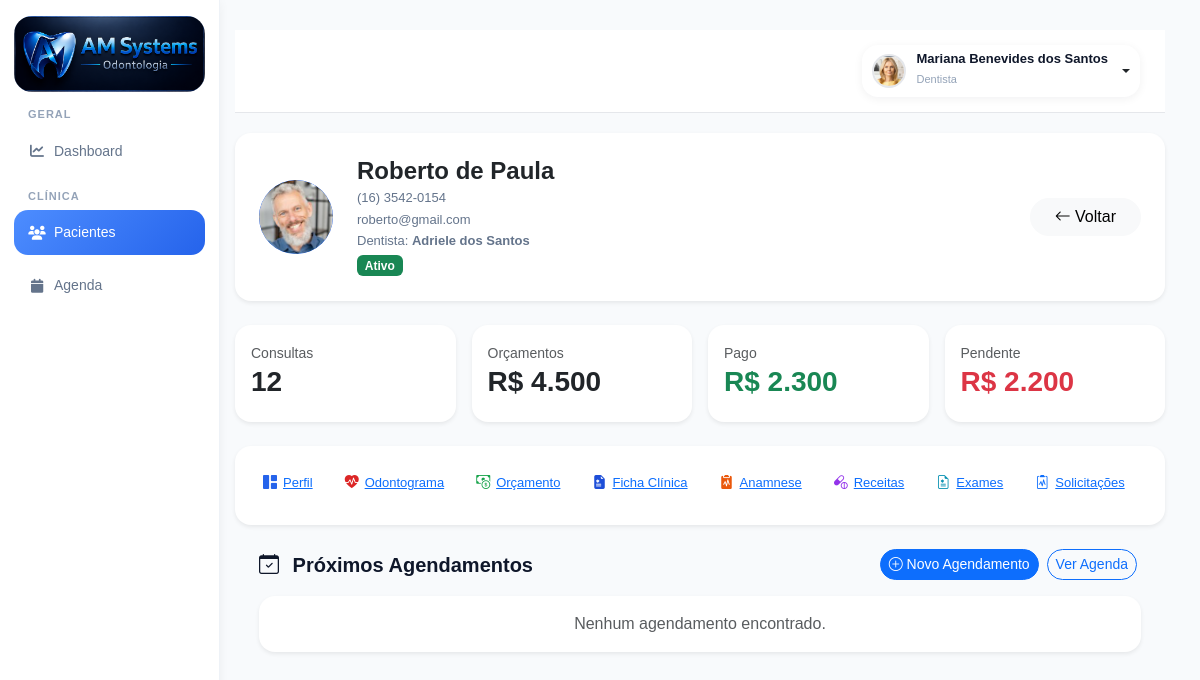
The app's page /pacientes/12/ (signed in), older data.
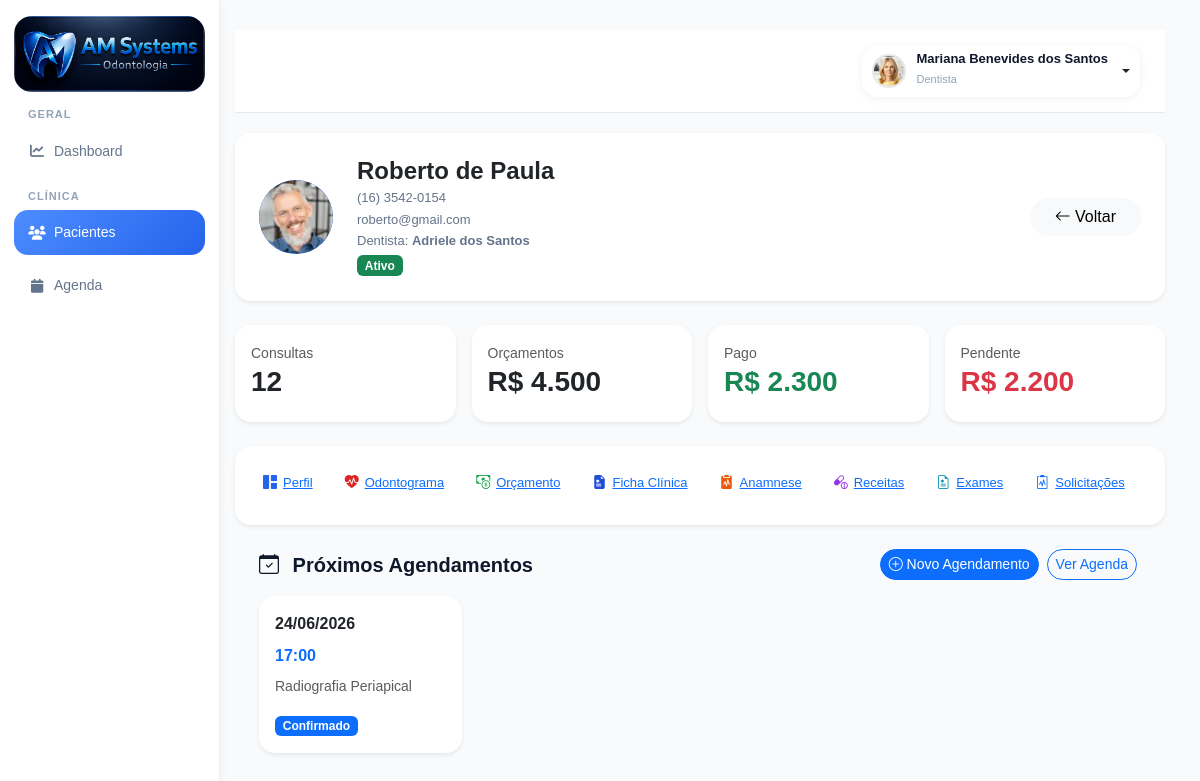
The same page, newer data.
### agenda/models.py (models this page shows, shortened)
class Agendamento(models.Model):
    STATUS_CHOICES = (
        ('agendado', 'Agendado'),
        ('confirmado', 'Confirmado'),
        ('atendimento', 'Em Atendimento'),
        ('finalizado', 'Finalizado'),
        ('faltou', 'Faltou'),
        ('cancelado', 'Cancelado'),
    )
    paciente = models.ForeignKey(
        Paciente,
        on_delete=models.CASCADE,
        related_name='agendamentos'
    )
    profissional = models.ForeignKey(
        Profissional,
        on_delete=models.PROTECT,
        related_name='agendamentos'
    )
    procedimento = models.ForeignKey(
        Procedimento,
        on_delete=models.SET_NULL,
        null=True,
        blank=True
    )
    data = models.DateField()
    hora_inicio = models.TimeField()
    duracao = models.IntegerField(
        default=60,
        help_text='Duração em minutos'
    )
    observacoes = models.TextField(
        blank=True
    )
    status = models.CharField(
        max_length=20,
        choices=STATUS_CHOICES,
        default='agendado'
    )
    criado_em = models.DateTimeField(
        auto_now_add=True
    )
    atualizado_em = models.DateTimeField(
        auto_now=True
    )
    class Meta:
        ordering = [
            'data',
            'hora_inicio'
        ]
        verbose_name = 'Agendamento'
        verbose_name_plural = 'Agendamentos'

### accounts/models.py (models this page shows)
class Procedimento(models.Model):
    CATEGORIAS = [
        ('diagnostico', 'Diagnóstico'),
        ('dentistica', 'Dentística'),
        ('endodontia', 'Endodontia'),
        ('periodontia', 'Periodontia'),
        ('cirurgia', 'Cirurgia'),
        ('protese', 'Prótese'),
        ('implantodontia', 'Implantodontia'),
        ('ortodontia', 'Ortodontia'),
        ('geral', 'Geral')
    ]
    TIPOS = [
        ('dente', 'Por Dente'),
        ('hemiarcada', 'Hemi-Arcada'),
        ('geral', 'Geral'),
        ('cirurgia', 'Cirurgia')
    ]
    POSICOES = [
        ('coroa', 'Coroa'),
        ('raiz', 'Raiz'),
        ('oclusal', 'Oclusal'),
        ('vestibular', 'Vestibular'),
        ('lingual', 'Lingual'),
        ('centro', 'Centro')
    ]
    STATUS = [
        ('realizar', 'A Realizar'),
        ('andamento', 'Em Andamento'),
        ('realizado', 'Realizado'),
        ('cancelado', 'Cancelado'),
        ('reavaliar', 'Reavaliar')
    ]
    nome = models.CharField(
        max_length=255
    )
    categoria = models.CharField(
        max_length=100,
        choices=CATEGORIAS,
        default='geral'
    )
    tipo = models.CharField(
        max_length=50,
        choices=TIPOS,
        default='dente'
    )
    status = models.CharField(
        max_length=30,
        choices=STATUS,
        default='realizar'
    )
    icone = models.CharField(
        max_length=100,
        blank=True,
        null=True
    )
    arquivo_icone = models.CharField(
        max_length=255,
        blank=True,
        null=True
    )
    posicao_icone = models.CharField(
        max_length=30,
        choices=POSICOES,
        default='centro'
    )
    valor_particular = models.DecimalField(
        max_digits=10,
        decimal_places=2,
        default=0
    )
    valor_convenio = models.DecimalField(
        max_digits=10,
        decimal_places=2,
        default=0
    )
    tempo_estimado = models.IntegerField(
        default=60,
        help_text='Tempo em minutos'
    )
    custo_clinico = models.DecimalField(
        max_digits=10,
        decimal_places=2,
        default=0
    )
    ativo = models.BooleanField(
        default=True
    )
    ordem = models.IntegerField(
        default=0
    )
    criado_em = models.DateTimeField(
        auto_now_add=True
    )
    class Meta:
        ordering = ['categoria', 'ordem', 'nome']
        verbose_name = 'Procedimento'
        verbose_name_plural = 'Procedimentos'
    def __str__(self):
        return self.nome

### accounts/views.py (the view)
@login_required(login_url='/')
def perfil_paciente(request, id):
    paciente = get_object_or_404(
        Paciente,
        id=id
    )
    agendamentos = list(
        paciente.agendamentos.filter(
            status__in=[
                'agendado',
                'confirmado',
                'atendimento'
            ]
        ).order_by(
            '-data',
            '-hora_inicio'
        )[:4]
    )
    agendamentos.reverse()
    return render(
        request,
        'accounts/perfil.html',
        {
            'paciente': paciente,
            'agendamentos': agendamentos,
        }
    )

### accounts/templates/accounts/perfil.html (shortened to what the changed rows need)
{% extends 'accounts/base.html' %}
{% load static %}
{% block content %}
<div class="card border-0 shadow-sm rounded-4 mb-4">
    <div class="card-body p-4">
        <div class="d-flex justify-content-between align-items-center flex-wrap">
            <div class="d-flex align-items-center">
                <div>
                    <h2 style="
                                    font-size:24px;
                                    font-weight:700;
                                    margin-bottom:2px;
                                    line-height:1.2;
                                ">
                        {{ paciente.nome }}
                    </h2>
                </div>
            </div>
        </div>
    </div>
</div>
<div class="px-4 mb-4">
    <div class="row g-4 justify-content-between">
        {% for agendamento in agendamentos %}
        <div class="col-xl-3 col-lg-3 col-md-6">
            <div class="card border-0 shadow-sm rounded-4 h-100">
                <div class="card-body">
                    <div class="fw-bold mb-2">
                        {{ agendamento.data|date:"d/m/Y" }}
                    </div>
                    <div class="text-primary fw-semibold mb-2">
                        {{ agendamento.hora_inicio|time:"H:i" }}
                    </div>
                    <div class="small text-muted mb-3">
                        {{ agendamento.procedimento }}
                    </div>
                    <span class="badge bg-primary">
                        {{ agendamento.get_status_display }}
                    </span>
                </div>
            </div>
        </div>
        {% empty %}
        <div class="col-12">
            <div class="card border-0 shadow-sm rounded-4">
                <div class="card-body text-center text-muted">
                    Nenhum agendamento encontrado.
                </div>
            </div>
        </div>
        {% endfor %}
    </div>
</div>
</div>
{% endblock %}

Row changes from the older to the newer data that the page shows:
added Agendamento: data "24/06/2026", hora_inicio "17:00", procedimento "Radiografia Periapical", status "Confirmado"
Text that changed along with them:
text no longer shown: "Nenhum agendamento encontrado."
